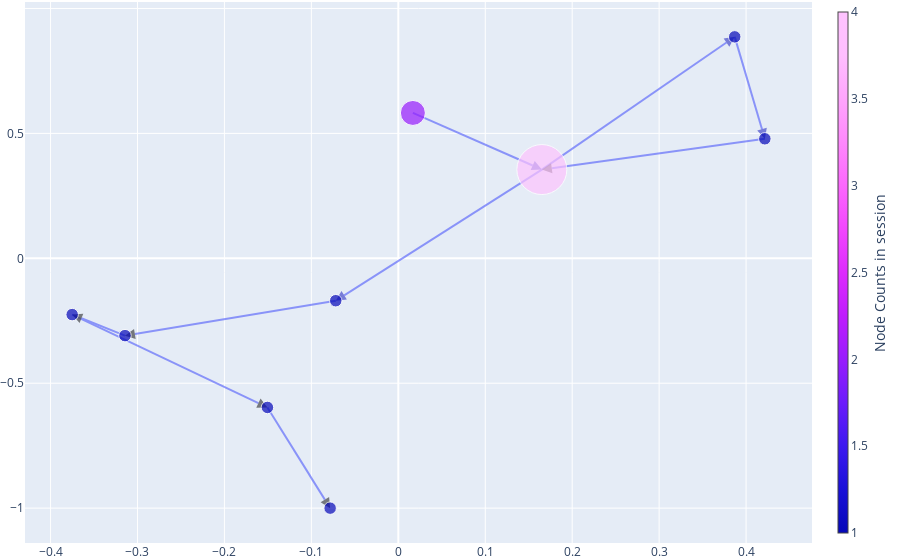

Notebook source saved alongside this figure:
### Code cell
plotly_digraph(G, label='y', topic_dict=topic_dict)

### Figure 1 — Plotly figure (JSON) as saved in the notebook; plotly's stock layout.template omitted (floating-point values rounded to 4 significant figures)
{"data": [{"hoverinfo": "none", "marker": {"angleref": "previous", "color": [0, 0, 0, 0, 0, 0, 0, 0, 0, 0, 0, 1], "colorscale": [[0, "#0508b8"], [0.08333, "#1910d8"], [0.1667, "#3c19f0"], [0.25, "#6b1cfb"], [0.3333, "#981cfd"], [0.4167, "#bf1cfd"], [0.5, "#dd2bfd"], [0.5833, "#f246fe"], [0.6667, "#fc67fd"], [0.75, "#fe88fc"], [0.8333, "#fea5fd"], [0.9167, "#febefe"], [1, "#fec3fe"]], "opacity": 0.7, "size": 10, "symbol": "arrow-bar-up"}, "mode": "lines+markers", "opacity": 0.7, "type": "scatter", "x": [0.01677, 0.1651, null, 0.1651, 0.3869, null, 0.1651, -0.07195, null, 0.3869, 0.4216, null, 0.4216, 0.1651, null, -0.07195, -0.3144, null, -0.3144, -0.3751, null, -0.3751, -0.1505, null, -0.1505, -0.07841, null], "y": [0.5818, 0.3552, null, 0.3552, 0.8863, null, 0.3552, -0.1697, null, 0.8863, 0.4783, null, 0.4783, 0.3552, null, -0.1697, -0.3095, null, -0.3095, -0.2254, null, -0.2254, -0.5969, null, -0.5969, -1, null]}, {"customdata": [["25_123_251 123_132_123 132", "2"], ["-1_of_50010 block_invalidset_namesystem delete", "4"], ["5_terminating packetresponder_packetresponder for_terminating_packetresponder", "1"], ["56_181 received_202 181_181_202", "1"], ["40_181 50010_181_202 181_251 202", "1"], ["13_123_251 123_123 50010_99 50010", "1"], ["4_terminating packetresponder_terminating_packetresponder_packetresponder for", "1"], ["11_verification succeeded_verification_succeeded_succeeded for", "1"], ["<PAD>", "288"]], "hovertemplate": "<b>Topic: %{text} </b><br><b>Name:</b> %{customdata[0]} <br><b>Count:</b> %{customdata[1]} <br>", "marker": {"color": [2, 4, 1, 1, 1, 1, 1, 1, 1], "colorbar": {"thickness": 10, "title": {"side": "right", "text": "Node Counts in session"}, "xanchor": "left"}, "colorscale": [[0, "#0508b8"], [0.08333, "#1910d8"], [0.1667, "#3c19f0"], [0.25, "#6b1cfb"], [0.3333, "#981cfd"], [0.4167, "#bf1cfd"], [0.5, "#dd2bfd"], [0.5833, "#f246fe"], [0.6667, "#fc67fd"], [0.75, "#fe88fc"], [0.8333, "#fea5fd"], [0.9167, "#febefe"], [1, "#fec3fe"]], "size": [25, 50, 12.5, 12.5, 12.5, 12.5, 12.5, 12.5, 12.5], "symbol": "circle"}, "mode": "markers", "text": ["25", "-1", "5", "56", "40", "13", "4", "11", "-2"], "type": "scatter", "x": [0.01677, 0.1651, 0.3869, 0.4216, -0.07195, -0.3144, -0.3751, -0.1505, -0.07841], "y": [0.5818, 0.3552, 0.8863, 0.4783, -0.1697, -0.3095, -0.2254, -0.5969, -1]}], "layout": {"margin": {"b": 0, "l": 0, "r": 0, "t": 0}, "showlegend": false}}
